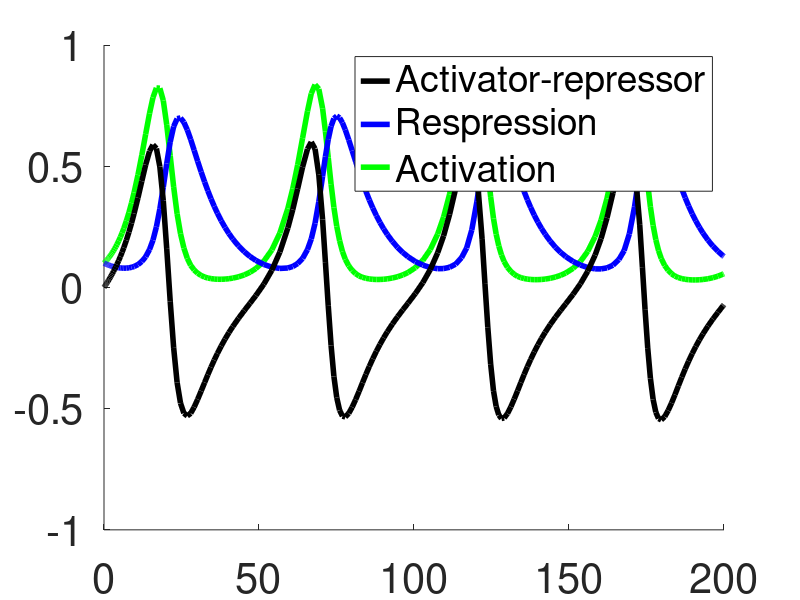

Reproduce this figure in MATLAB.
function PPModel
% a simple model for the interplay between activation and repression of a
% general process

a = 0.2 ;   % activator creation rate
b = 0.7 ;  % activator clearance rate due to activator-repressor  interaction
c = 0.4;  % repressor creation rate due to activator-repressor  interaction 
d = 0.1;   % repressor clearance rate
f = 0.0;  % external activator signal 

timeSpan =[0 200]; % time 
a0 = 0.1; % initial activator concentration 
r0 = 0.1; % initial repressor concentration  

% solve 
[T,Y] = ode45(@(t,y)PP(t,y,a,b,c,d,f),timeSpan,[a0 r0]);

% plot 
figure, hold on 
plot(T,Y(:,1),'g','DisplayName','Activation','LineWidth',4)
plot(T,Y(:,2),'b','DisplayName','Respression','LineWidth',4)
plot(T,Y(:,1)-Y(:,2),'k','DisplayName','Activator-repressor','LineWidth',4)
legend(get(gca,'Children'));
set(gca,'FontSize',30)
end

function dy = PP(~,y,a,b,c,d,f)
dy(1,1) = a.*y(1)-b*y(1).*y(2)+f;% activation 
dy(2,1) = c.*y(1).*y(2)-d.*y(2);% repression
end